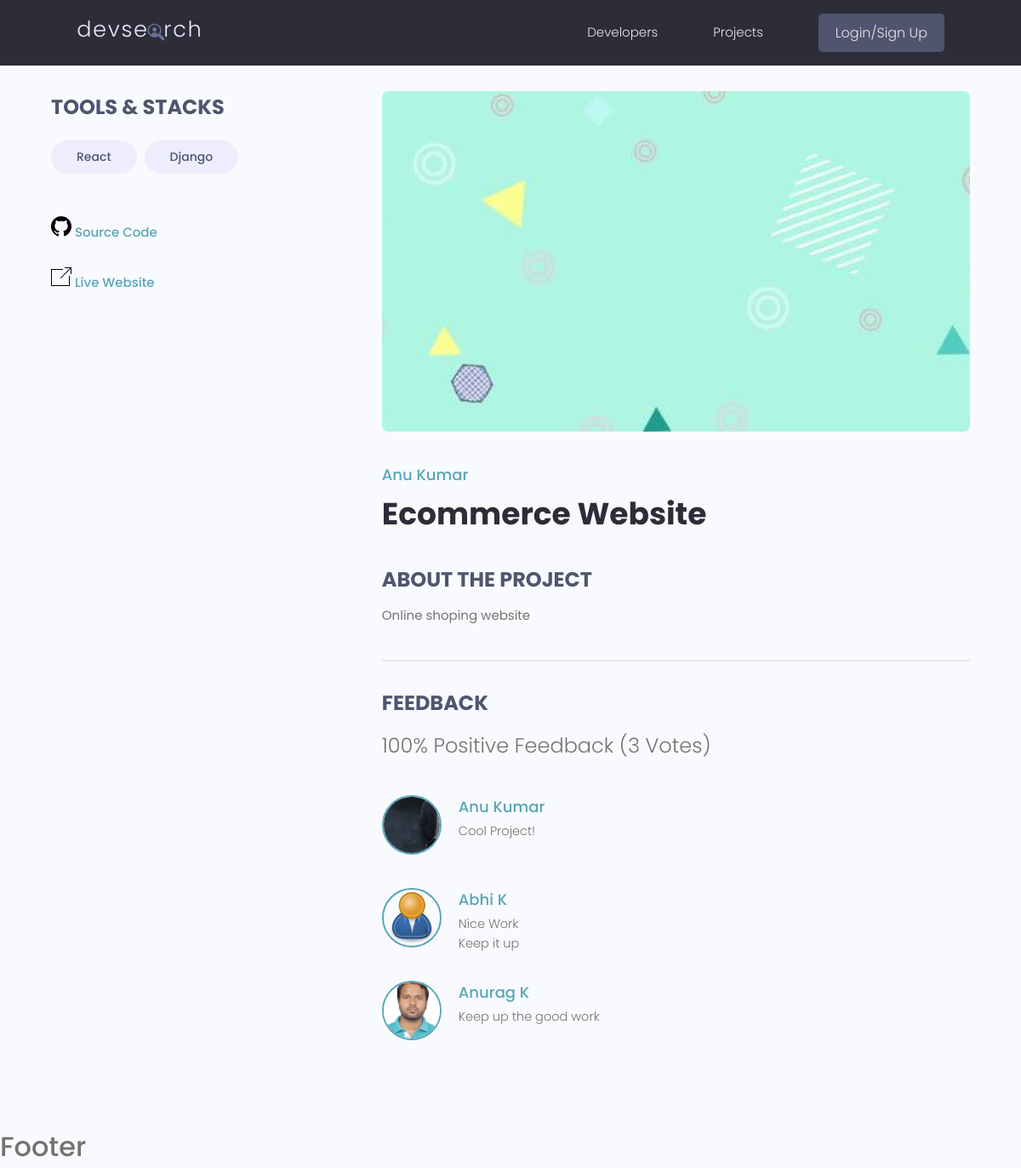
/project/43425bad-3dc3-4a8c-86fb-543fd0b0b77f, run on an earlier commit of the app's database.
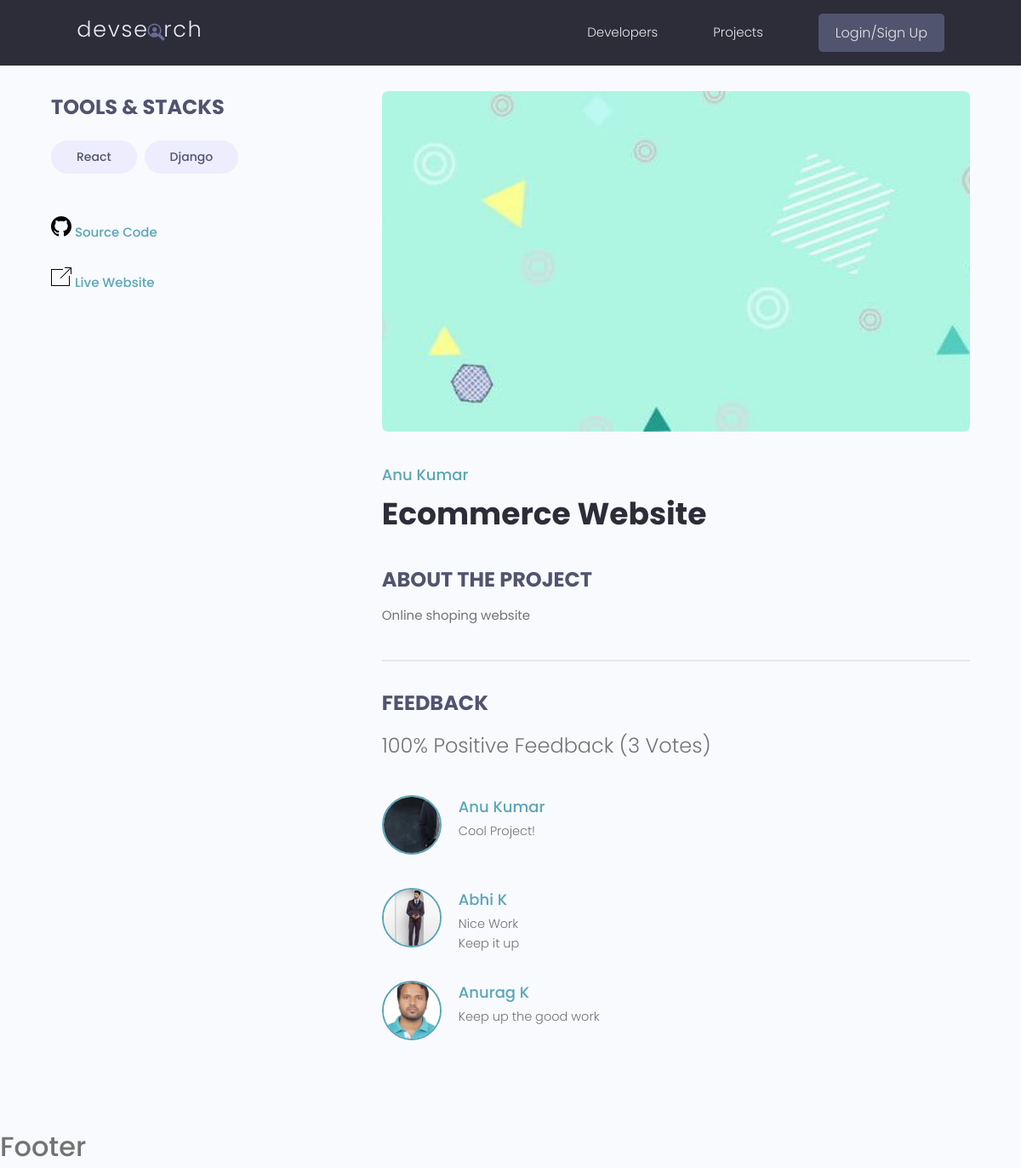
And on a later commit of the database.
### projects/models.py (models this page shows, shortened)
class Review(models.Model):
    VOTE_TYPE = (
        ('UP', 'Up Vote'),
        ('DOWN', 'Down Vote'),
    )
    owner = models.ForeignKey(Profile, on_delete=models.CASCADE, null=True, blank=True)
    project = models.ForeignKey(Project, on_delete=models.CASCADE)
    body = models.TextField(null=True, blank=True)
    value = models.CharField(max_length=20, choices=VOTE_TYPE)
    created = models.DateTimeField(auto_now_add=True)
    id = models.UUIDField(default=uuid.uuid4, unique=True, primary_key=True, editable=False)
    class Meta:
        unique_together = [['owner', 'project']]

### users/models.py (models this page shows, shortened)
class Profile(models.Model):
    user = models.OneToOneField(User, on_delete=models.CASCADE, null=True, blank=True)
    name = models.CharField(max_length=200, null=True, blank=True)
    username = models.CharField(max_length=200, blank=True, null=True)
    location = models.CharField(max_length=200, blank=True, null=True)
    email = models.EmailField(max_length=200, null=True, blank=True)
    short_intro = models.CharField(max_length=200, blank=True, null=True)
    bio = models.TextField(blank=True, null=True)
    profile_image = models.ImageField(null=True, blank=True, upload_to='profile/', default='profile/user-default.png')
    social_github = models.CharField(max_length=200, blank=True, null=True)
    social_twitter = models.CharField(max_length=200, blank=True, null=True)
    social_linkedin = models.CharField(max_length=200, blank=True, null=True)
    social_website = models.CharField(max_length=200, blank=True, null=True)
    created = models.DateTimeField(auto_now_add=True)
    id = models.UUIDField(default=uuid.uuid4, unique=True, primary_key=True, editable=False)
    class Meta:
        ordering = ['created']

### projects/views.py (the view, shortened to what this page needs)
# urls.py: path('project/<str:pk>', views.project, name='project'),
def project(request, pk):
    data = Project.objects.get(id=pk)
    tags = data.tags.all()
    form = ReviewForm()
    return render(request, 'projects/project.html', {'project': data, 'tags': tags, 'form': form})

### projects/models.py (called while the page is built)
    @property
    def reviewers(self):
        queryset = self.review_set.all().values_list('owner__id', flat=True)
        return queryset

### projects/templates/projects/project.html (shortened to what this page needs)
{% extends 'main.html' %}
{% block content %}
<main class="singleProject my-md">
    <div class="container">
      <div class="layout">
        <div class="column column--1of3">
          <h3 class="singleProject__subtitle">Tools & Stacks</h3>
          <div class="singleProject__toolStack">
              {% for tag in tags%}
            <span class="tag tag--pill tag--sub tag--lg">
              <small>{{tag.name}}</small>
            </span>
              {% endfor%}
          </div>
          {% if project.source_link %}
          <a class="singleProject__liveLink" href="{{project.source_link}}" target="_blank">
            Source Code
          </a>
          {% endif %}
          <br><br>
          {% if project.demo_link %}
          <a class="singleProject__liveLink" href="{{project.demo_link}}" target="_blank">
            <svg width="24" height="24" xmlns="http://www.w3.org/2000/svg" fill-rule="evenodd" clip-rule="evenodd"><path d="M14 4h-13v18h20v-11h1v12h-22v-20h14v1zm10 5h-1v-6.293l-11.646 11.647-.708-.708 11.647-11.646h-6.293v-1h8v8z"/></svg>
            Live Website
          </a>
          {% endif %}
        </div>
        <div class="column column--2of3">
          <img class="singleProject__preview" src="{{project.featured_image.url}}" alt="portfolio thumbnail" />
          <a href="profile.html" class="singleProject__developer">{{project.owner.name}}</a>
          <h2 class="singleProject__title">{{project.title}}</h2>
          <h3 class="singleProject__subtitle">About the Project</h3>
          <div class="singleProject__info">
            {{project.description}}
          </div>
          <div class="comments">
            <h3 class="singleProject__subtitle">Feedback</h3>
            <h5 class="project--rating">
              {{project.vote_ratio}}% Positive Feedback ({{project.vote_total}} Vote{{ project.vote_total|pluralize:"s" }})
            </h5>
            <div class="commentList">
              {% for review in project.review_set.all %}
              {% if review.body %}
              <div class="comment">
                <a href="{% url 'profile' review.owner.id %}">
                  <img class="avatar avatar--md"
                    src="{{review.owner.profile_image.url}}" alt="user" />
                </a>
                <div class="comment__details">
                  <a href="{% url 'profile' review.owner.id %}" class="comment__author">{{review.owner.name}}</a>
                  <p class="comment__info">
                    {{review.body|linebreaksbr}}
                  </p>
                </div>
              </div>
              {% endif %}
              {% endfor %}
            </div>
          </div>
        </div>
      </div>
    </div>
  </main>
{% endblock content %}

What changed in the data, as far as the page shows it:
changed through a linked row, Review "Nice Work Keep it up": owner.profile_image: picture added in place of a placeholder
